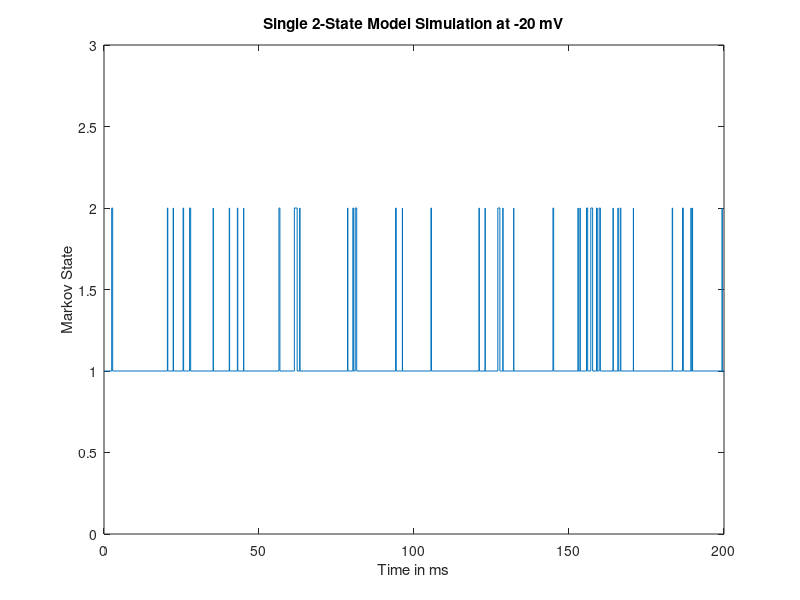
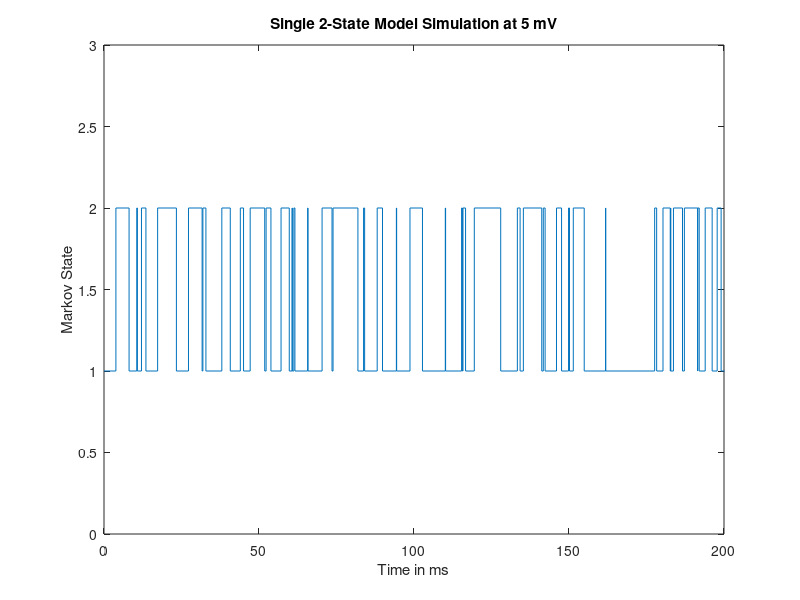
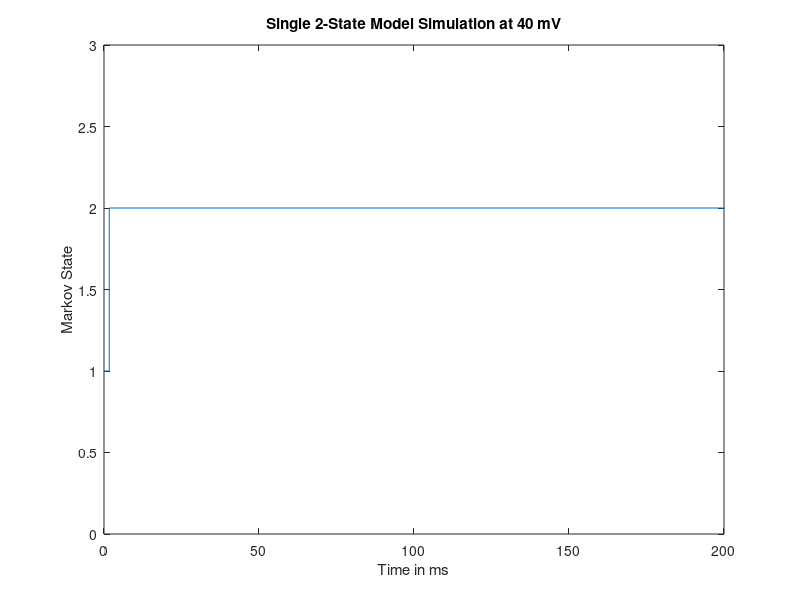
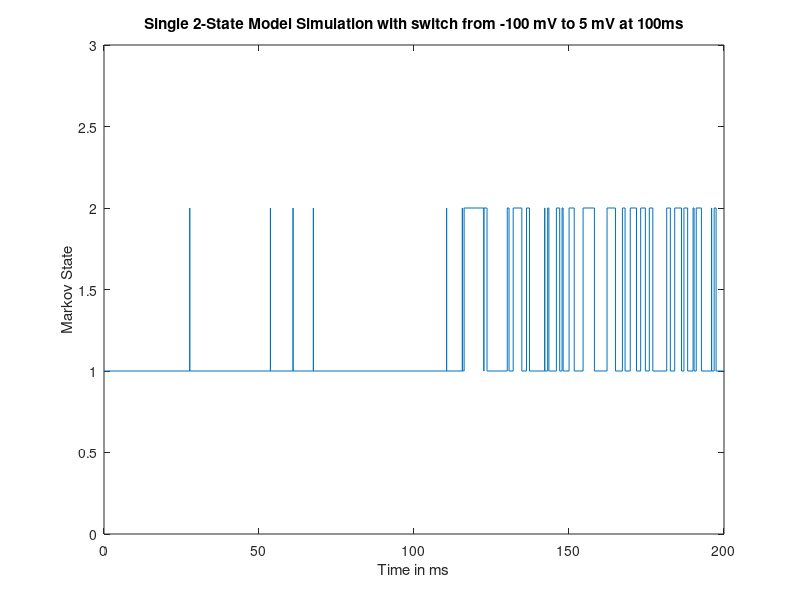

Recreate these plots in MATLAB, in order. (Note: this script raises an error after producing the figures.)
% Kush Gupta
% Final Project - Ion Channels
% Worked with Rajiv Deshpande and Vignesh Ramchandaran


%%%%%%%%%%%%%%%%%%%%%%%%%%%%%%%%%%%%%%%%%%%%%%%%%%%%%%%%%%%%%%%%%%%%%%%%%%%
% PART Ia: Run a Simulation for 20000 milliseconds (20s)

i = 1;   %counter to index the figures containing graphs

for v = [-20 5 40]  %in mV
    
    alpha = .835 * exp (.027 * (v - 35) );	%equivalent to lambda for state 1
    beta = .033 * exp (-.093 * (v - 35) );	%equivalent to lambda for state 2

    % Initializing Variables

    t = 0;  %time
    state = 1;  %state
    transTimes = [];  %list of transition times
    listStates = []; %list of states
    numTime1 = 0;   %number of times in state 1
    totTime1 = 0;   %total time in state 1
    numTime2 = 0;   %number of times in state 2
    totTime2 = 0;   %total time in state 2

    while t < 20000
        if (state == 1)
            u = rand;
            dwell = -(1/alpha)*log(u);

            transTimes = [transTimes; t];
            listStates = [listStates; state];

            totTime1 = totTime1 + dwell;
            numTime1 = numTime1 + 1;

            t = t + dwell;
            state = 2;
        end

        if (state == 2)
            u = rand;
            dwell = -(1/beta)*log(u);

            transTimes = [transTimes; t];
            listStates = [listStates; state];

            totTime2 = totTime2 + dwell;
            numTime2 = numTime2 + 1;

            t = t + dwell;
            state = 1;
        end


    end

    figure(i)
    stairs(transTimes,listStates)   %stairs keeps the function at the current y-value until the next is called, creating 'stairs'.
    axis([0 200 0 3])
    %xlim([0 200])   %reduced time (x-axis) to 1/100th of the time for readability of graph
    %ylim([0 3])
    xlabel('Time in ms')
    ylabel('Markov State')

    title(sprintf('Single 2-State Model Simulation at %d mV', v))   %sprintf method helps create formatted text strings for the title
    
    fprintf('At %d volts:\n', v)
    fprintf('Theoretical mean occupancy time for State 2: %f\n', 1/beta)
    fprintf('Actual mean occupancy time for State 2: %f\n\n', totTime2/numTime2)
 
    i = i + 1;
    
end 

%%%%%%%%%%%%%%%%%%%%%%%%%%%%%%%%%%%%%%%%%%%%%%%%%%%%%%%%%%%%%%%%%%%%%%%%%%%
% PART Ib: Run a Simulation for 200 milliseconds (.2s) with voltage switch
% at 100 milliseconds


%SIMULATION #1: -100mV to 5mV

% Initializing Variables
t = 0;
state = 1;  %state
transTimes = [];  %list of transition times
listStates = []; %list of states
numTime1 = 0;   %number of times in state 1
totTime1 = 0;   %total time in state 1
numTime2 = 0;   %number of times in state 2
totTime2 = 0;   %total time in state 2

while t <= 200
    
    if t < 100
        v = -100;
    else
        v = 5;
    end
    
    alpha = .835 * exp (.027 * (v - 35) );	%equivalent to lambda for state 1
    beta = .033 * exp (-.093 * (v - 35) );	%equivalent to lambda for state 2

    if (state == 1)
        u = rand;
        dwell = -(1/alpha)*log(u);

        transTimes = [transTimes; t];
        listStates = [listStates; state];

        totTime1 = totTime1 + dwell;
        numTime1 = numTime1 + 1;

        t = t + dwell;
        state = 2;
    end

    if (state == 2)
        u = rand;
        dwell = -(1/beta)*log(u);

        transTimes = [transTimes; t];
        listStates = [listStates; state];

        totTime2 = totTime2 + dwell;
        numTime2 = numTime2 + 1;

        t = t + dwell;
        state = 1;
    end
    
end

figure(4)
stairs(transTimes,listStates)   %stairs keeps the function at the current y-value until the next is called, creating 'stairs'
axis([0 200 0 3])
%xlim([0 200])   %reduced time (x-axis) to 1/100th of the time for readability of graph
%ylim([0 3])
xlabel('Time in ms')
ylabel('Markov State')
title('Single 2-State Model Simulation with switch from -100 mV to 5 mV at 100ms')


%%%%%%%%%%%%%%%%%%%%%%%%%%%%%%%%%%%%%%%%%%%%%%%%%%%%%%%%%%%%%%%%%%%%%%%%%%%
%SIMULATION #2: -100mV to 40mV

% Initializing Variables
t = 0;
state = 1;  %state
transTimes = [];  %list of transition times
listStates = []; %list of states
numTime1 = 0;   %number of times in state 1
totTime1 = 0;   %total time in state 1
numTime2 = 0;   %number of times in state 2
totTime2 = 0;   %total time in state 2

while t <= 200
    
    if t < 100
        v = -100;
    else
        v = 40;
    end
    
    alpha = .835 * exp (.027 * (v - 35) );	%equivalent to lambda for state 1
    beta = .033 * exp (-.093 * (v - 35) );	%equivalent to lambda for state 2

    if (state == 1)
        u = rand;
        dwell = -(1/alpha)*log(u);

        transTimes = [transTimes; t];
        listStates = [listStates; state];

        totTime1 = totTime1 + dwell;
        numTime1 = numTime1 + 1;

        t = t + dwell;
        state = 2;
    end

    if (state == 2)
        u = rand;
        dwell = -(1/beta)*log(u);

        transTimes = [transTimes; t];
        listStates = [listStates; state];

        totTime2 = totTime2 + dwell;
        numTime2 = numTime2 + 1;

        t = t + dwell;
        state = 1;
    end
    
end

figure(5)
stairs(transTimes,listStates)   %stairs keeps the function at the current y-value until the next is called, creating 'stairs'
axis([0 200 0 3])
%xlim([0 200])   %reduced time (x-axis) to 1/100th of the time for readability of graph
%ylim([0 3])
xlabel('Time in ms')
ylabel('Markov State')
title('Single 2-State Model Simulation with switch from -100 mV to 40 mV at 100ms')



%%%%%%%%%%%%%%%%%%%%%%%%%%%%%%%%%%%%%%%%%%%%%%%%%%%%%%%%%%%%%%%%%%%%%%%%%%%
% CHALLENGE PROBLEM

[t0, p2_0] = ode45('initialProb', [0 200] , 0); %function initialProb should initially have voltage at -100mV. At t=0, state is 1, so p2 = 0


%%%%%%%%%%%%%%%%%%%%%%%%%%%%%%%%%%%%%%%%%%%%%%%%%%%%%%%%%%%%%%%%%%%%%%%%%%%
% PART IIa -- simulate 50 channels

% construct master matrix
a = 0:.5:200;
b = zeros(401,50);
master = [a' b];

for i = 2:51
    %run simulation:
    t = 0;
    state = 1;  %state
    transTimes = [];  %list of transition times
    listStates = []; %list of states
    while t <= 200

        if t < 100
            v = -100;
        else
            v = 5;
        end

        alpha = .835 * exp (.027 * (v - 35) );	%equivalent to lambda for state 1
        beta = .033 * exp (-.093 * (v - 35) );	%equivalent to lambda for state 2

        if (state == 1)
            u = rand;
            dwell = -(1/alpha)*log(u);

            transTimes = [transTimes; t];
            listStates = [listStates; state];

            t = t + dwell;
            state = 2;
        end

        if (state == 2)
            u = rand;
            dwell = -(1/beta)*log(u);

            transTimes = [transTimes; t];
            listStates = [listStates; state];

            t = t + dwell;
            state = 1;
        end

    end

    %get size of vectors
    len = length(transTimes);

    %fill in appropriate column in master with the state of the markov
    %model
    
    j = 1;
    for k = 1:401
        if j>len
            master(k,i) = listStates(j-1);
        elseif master(k,1) < transTimes(j)
            master(k,i) = listStates(j-1);
        elseif master(k,1) >= transTimes(j)
            master(k,i) = listStates(j);
            j = j+1;
        end
            
    end

end

% create state-2 occupancy probability vector
occProb2 = [];
for i = 1:401
    count = 0;
    for j = 2:51
        if master(i,j) == 2
            count = count + 1;
        end
    end
    occProb2 = [occProb2 (count/50)];
end

time = master(:,1);

figure(6)
plot(t0,p2_0,'r')
hold on
plot(time,occProb2,'b');
axis([0 200 0 .6])
xlabel('Time in ms')
ylabel('State 2 Occupancy Probability')
title('Theoretical vs. 50 Channel Estimate of Occupancy Probability')
legend('Theoretical Probability','Calculated Probability')
hold off

%%%%%%%%%%%%%%%%%%%%%%%%%%%%%%%%%%%%%%%%%%%%%%%%%%%%%%%%%%%%%%%%%%%%%%%%%%%
% PART IIb -- simulate 500 channels

% construct master matrix
a = 0:.5:200;
b = zeros(401,500);
master = [a' b];

for i = 2:501
    %run simulation:
    t = 0;
    state = 1;  %state
    transTimes = [];  %list of transition times
    listStates = []; %list of states
    while t <= 200

        if t < 100
            v = -100;
        else
            v = 5;
        end

        alpha = .835 * exp (.027 * (v - 35) );	%equivalent to lambda for state 1
        beta = .033 * exp (-.093 * (v - 35) );	%equivalent to lambda for state 2

        if (state == 1)
            u = rand;
            dwell = -(1/alpha)*log(u);

            transTimes = [transTimes; t];
            listStates = [listStates; state];

            t = t + dwell;
            state = 2;
        end

        if (state == 2)
            u = rand;
            dwell = -(1/beta)*log(u);

            transTimes = [transTimes; t];
            listStates = [listStates; state];

            t = t + dwell;
            state = 1;
        end

    end

    %get size of vectors
    len = length(transTimes);

    %fill in appropriate column in master with the state of the markov
    %model

    j = 1;
    for k = 1:401
        if j>len
            master(k,i) = listStates(j-1);
        elseif master(k,1) < transTimes(j)
            master(k,i) = listStates(j-1);
        elseif master(k,1) >= transTimes(j)
            master(k,i) = listStates(j);
            j = j+1;
        end
            
    end

end

% create state-2 occupancy probability vector
occProb2 = [];
for i = 1:401
    count = 0;
    for j = 2:501
        if master(i,j) == 2
            count = count + 1;
        end
    end
    occProb2 = [occProb2 (count/500)];
end

time = master(:,1);

figure(7)
plot(t0,p2_0,'r')
hold on
plot(time,occProb2,'b');
axis([0 200 0 .6])
xlabel('Time in ms')
ylabel('State 2 Occupancy Probability')
title('Theoretical vs. 500 Channel Estimate of Occupancy Probability')
legend('Theoretical Probability','Calculated Probability')
hold off

